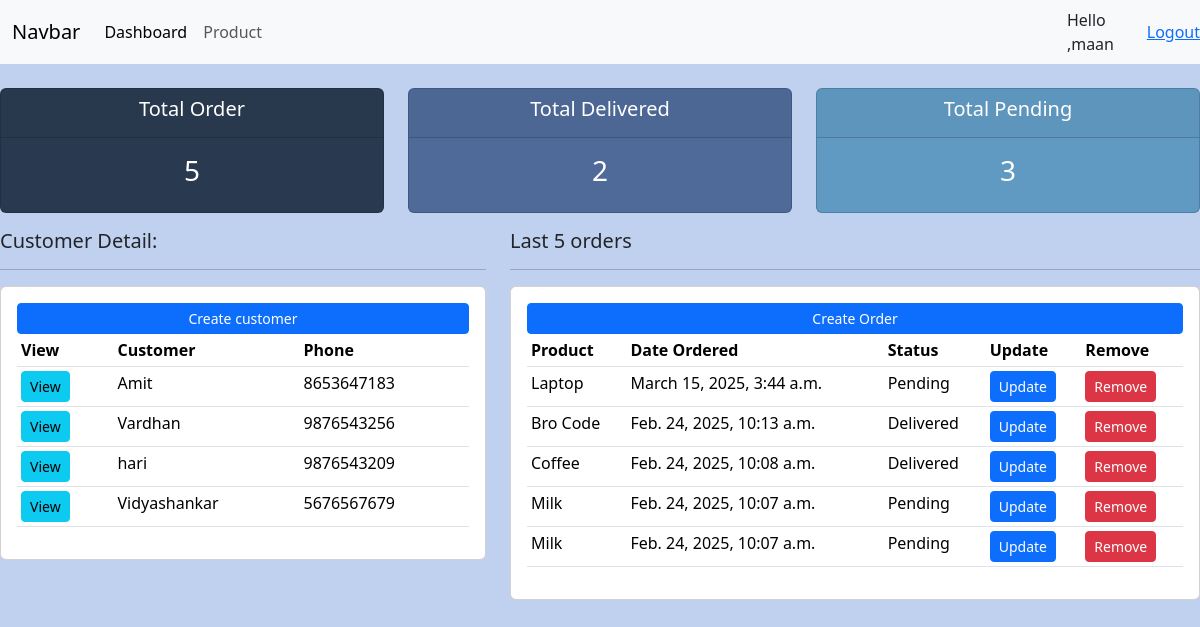
The app's page / (signed in) with its own data.
### person/models.py (models this page shows, shortened)
class Customer(models.Model):
    name = models.CharField(max_length=200, null=True)
    phone=models.CharField(max_length=200, null=True)
    email = models.CharField(max_length=200, null=True)
    date_created=models.DateTimeField(auto_now_add=True, null=True)

class Order(models.Model):
    STATUS=(
        ('Pending', 'Pending'),
        ('Out For Delivery', 'Out For Delivery'),
        ('Delivered', 'Delivered'),
    )
    customer=models.ForeignKey(Customer, null=True, on_delete=models.SET_NULL)
    product=models.ForeignKey(Product, null=True, on_delete=models.SET_NULL)
    date_created=models.DateTimeField(auto_now_add=True, null=True)
    status=models.CharField(max_length=200, null=True, choices=STATUS)

class Product(models.Model):
    CATEGORY=(
        ('Indoor', 'Indoor'),
        ('Out Door', 'Out Door')
    )
    name = models.CharField(max_length=200, null=True)
    price=models.FloatField(null=True)
    category=models.CharField(max_length=200, null=True, choices=CATEGORY)
    description=models.CharField(max_length=200, null=True, blank=True)
    date_created=models.DateTimeField(auto_now_add=True, null=True)
    tags = models.ManyToManyField(Tag)
    def __str__(self):
        return self.name

### person/views.py (the view)
# urls.py: path('',views.dashboard,name='dashboard'),
def dashboard(request):
    orders=Order.objects.all()
    customer=Customer.objects.all()
    total_customer=customer.count()
    total_orders=orders.count()
    delivered=orders.filter(status="Delivered").count()
    pending=orders.filter(status="Pending").count()
    context={'orders':orders, 'customer':customer, 'total_customer':total_customer, 'total_orders':total_orders,'delivered': delivered, 'pending': pending}
    return render(request, 'person/dashboard.html', context)

### templates/person/dashboard.html
{% extends 'base.html' %}
{% block content %}
{% include 'status.html' %}
<div class="row">
    <div class="col-md-5">
        <h5>Customer Detail:</h5>
        <hr>
        <div class="card card-body">
            <a class="btn btn-primary btn-sm btn-block" href="#">Create customer</a>
            <table class="table table-sm">
                <tr>
                    <th>View</th>
                    <th>Customer</th>
                    <th>Phone</th>
                </tr>
                {% for customer in customer %}
                <tr>
                    <td><a class="btn btn-sm btn-info" href="{% url 'customer' customer.id %}">View</a></td>
                    <td>{{customer.name}}</td>
                    <td>{{customer.phone}}</td>
                </tr>
                {% endfor %}
            </table>
        </div>
    </div>
    <div class="col-md-7">
        <h5>Last 5 orders</h5>
        <hr>
        <div class="card card-body">
            <a class="btn btn-primary btn-sm btn block" href="{% url 'create_order' %}">Create Order</a>
            <table class="table table-sm">
                <tr>
                    <th>Product</th>
                    <th>Date Ordered</th>
                    <th>Status</th>
                    <th>Update</th>
                    <th>Remove</th>
                </tr>
                {% for order in orders|dictsortreversed:"date_created"|slice:":5" %}
                <tr>
                    <td>{{order.product}}</td>
                    <td>{{order.date_created}}</td>
                    <td>{{order.status}}</td>
                    <td><a class="btn  btn-primary btn-sm btn block" href="{% url 'update_order' order.id %}">Update</a></td>
                    <td><a class="btn btn-danger btn-sm btn block" href="{% url 'delete_order' order.id %}">Remove</a></td>
                </tr>
                {% endfor %}
            </table>
        </div>
    </div>
</div>
{% endblock %}

### templates/navbar.html (shortened to what this page needs)
<nav class="navbar navbar-expand-lg navbar bg-light">
    <div class="container-fluid">
      <a class="navbar-brand" href="#">Navbar</a>
      <div class="collapse navbar-collapse" id="navbarNav">
        <ul class="navbar-nav">
          <li class="nav-item">
            <a class="nav-link active" aria-current="page" href="{% url 'dashboard' %}">Dashboard</a>
          </li>
          <li class="nav-item">
            <a class="nav-link" href="{% url 'product' %}">Product</a>
          </li>
        </ul>
      </div>
    </div>
    <span class="hello-msg" >Hello ,{{request.user}}</span>
    <span><a href="{% url 'logout' %}" class="hello-msg">Logout</a></span>
  </nav>

### static/css/mystyle.css (style rules this page uses)
body { background-color: rgb(192, 209, 240); }

### records on screen
Customer: name "Amit", phone "8653647183"
Customer: name "Vardhan", phone "9876543256"
Customer: name "hari", phone "9876543209"
Customer: name "Vidyashankar", phone "5676567679"
Order: product "Laptop", date_created "March 15, 2025, 3:44 a.m.", status "Pending"
Order: product "Bro Code", date_created "Feb. 24, 2025, 10:13 a.m.", status "Delivered"
Order: product "Coffee", date_created "Feb. 24, 2025, 10:08 a.m.", status "Delivered"
Order: product "Milk", date_created "Feb. 24, 2025, 10:07 a.m.", status "Pending"
Order: product "Milk", date_created "Feb. 24, 2025, 10:07 a.m.", status "Pending"

### other values on screen
{{ request.user }} "maan"
{{ total_orders }} "5"
{{ delivered }} "2"
{{ pending }} "3"
